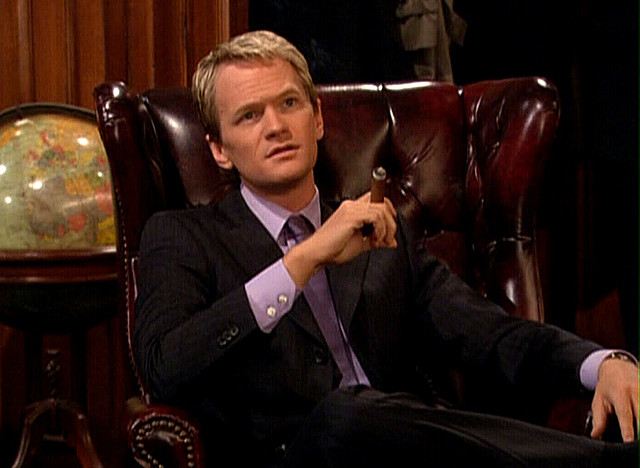
#> input picture benchmarks/vision/images/barney_cigar.jpg, 640 x 468 px
$ python cpu_baseline.py ../../benchmarks/vision/images/barney_cigar.jpg 5
#> lines starting #> are read from the running program, lines starting #| are printed output that depends on the picture
# SPDX-License-Identifier: MIT OR Apache-2.0
# T0 gate-(c) CPU baseline: PIL decode + BICUBIC resize to smart_resize dims +
# normalize + patchify. Conservative proxy for crates/hipfire-arch-qwen35-vl
# image.rs load_and_preprocess + extract_patches (real path uses the `image`
# crate's slower pure-Rust JPEG decoder, so beating this proxy beats the repo
# path a fortiori). Fresh process per invocation; caller runs >=3x.
import sys, time
import numpy as np
from PIL import Image

FACTOR = 32          # patch_size(16) * sms(2), qwen35-vl
MIN_PX, MAX_PX = 65536, 2_000_000

def smart_resize(h, w):
    scale = 1.0
    if h * w > MAX_PX:
        scale = (MAX_PX / (h * w)) ** 0.5
    elif h * w < MIN_PX:
        scale = (MIN_PX / (h * w)) ** 0.5
    nh, nw = round(h * scale), round(w * scale)
    nh = max(FACTOR, (nh // FACTOR) * FACTOR)
    nw = max(FACTOR, (nw // FACTOR) * FACTOR)
    return nh, nw

def run(path, reps):
#> called with reps = 5
    raw = open(path, 'rb').read()
    import io
    # cold: full pipeline once
    t0 = time.perf_counter()
    img = Image.open(io.BytesIO(raw)).convert('RGB')
#> img is the input picture: PIL image 640x468 RGB; mean R, G, B 44.4, 24.8, 18.1
    ow, oh = img.size
#> ow = 640; oh = 468
    nh, nw = smart_resize(oh, ow)
#> nh = 448; nw = 640
    img = img.resize((nw, nh), Image.BICUBIC)
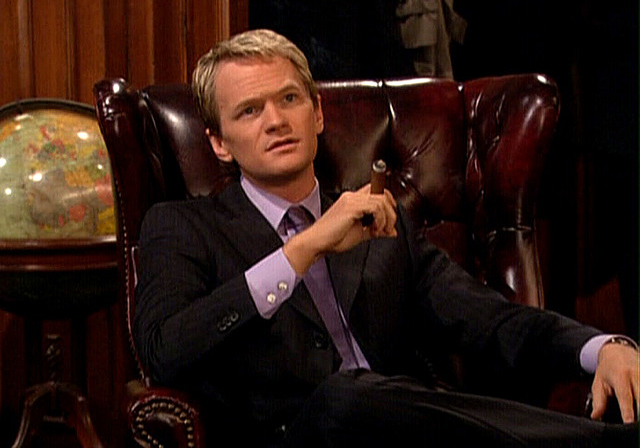
#> img: PIL image 640x448 RGB; mean R, G, B 44.4, 24.8, 18.1
    a = np.asarray(img, dtype=np.float32) / 127.5 - 1.0   # HWC
    chw = np.transpose(a, (2, 0, 1))                        # CHW
    # extract_patches analogue: 16px patches, 2x2-grouped
    P, SMS = 16, 2
    gh, gw = nh // P, nw // P
#> gh = 28; gw = 40
    x = chw.reshape(3, gh, P, gw, P).transpose(1, 3, 0, 2, 4)
    x = x.reshape(gh // SMS, SMS, gw // SMS, SMS, 3, P, P)
    x = x.transpose(0, 2, 1, 3, 4, 5, 6).reshape(-1)
    cold = (time.perf_counter() - t0) * 1e3
    best = float('inf')
    for _ in range(reps):
        t0 = time.perf_counter()
        img = Image.open(io.BytesIO(raw)).convert('RGB')
        img = img.resize((nw, nh), Image.BICUBIC)
        a = np.asarray(img, dtype=np.float32) / 127.5 - 1.0
        chw = np.transpose(a, (2, 0, 1))
        x = chw.reshape(3, gh, P, gw, P).transpose(1, 3, 0, 2, 4)
        x = x.reshape(gh // SMS, SMS, gw // SMS, SMS, 3, P, P)
        x = x.transpose(0, 2, 1, 3, 4, 5, 6).reshape(-1)
        dt = (time.perf_counter() - t0) * 1e3
        best = min(best, dt)
    print(f'cpu {path} {ow}x{oh}->{nw}x{nh} patches={x.size//(3*P*P)} cold={cold:.2f}ms warm_min={best:.2f}ms')
#| cpu ../../benchmarks/vision/images/barney_cigar.jpg 640x468->640x448 patches=1120 cold=144.72ms warm_min=8.66ms

if __name__ == '__main__':
    path, reps = sys.argv[1], int(sys.argv[2]) if len(sys.argv) > 2 else 10
    run(path, reps)
